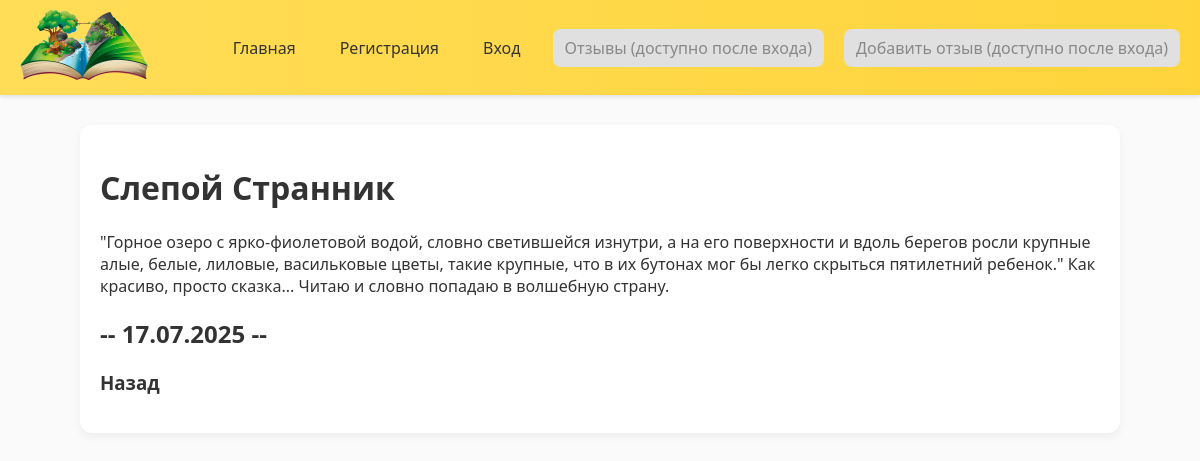
Page /blog/8/ on the committed database.
### blog/models.py (models this page shows, shortened)
class Blog(models.Model):
    title = models.CharField(max_length=200)
    description = models.TextField()
    created = models.DateTimeField(auto_now_add=True)
    date = models.DateField(auto_now_add=True)
    user = models.ForeignKey(User, on_delete=models.CASCADE)

### blog/views.py (the view)
# urls.py: path('<int:blog_id>/', views.detail, name="detail"),
def detail(request, blog_id):
    blog = get_object_or_404(Blog, pk=blog_id)
    return render(request, "blog/details.html", {'blog': blog})

### blog/templates/blog/details.html
{% extends 'personal/base.html' %}
{% load static %}
{% block content %}
<div class="detail">
  <h1>{{ blog.title }}</h1>
  <div>{{ blog.description }}</div>
   <h2>-- {{  blog.date|date:'d.m.Y' }} --</h2>
</div>
<h3><a href="{% url 'blogs' %}">Назад</a></h3>
{% endblock %}

### personal/static/css/style.css (style rules this page uses)
body { margin: 0; font-family: 'Segoe UI', Tahoma, Geneva, Verdana, sans-serif; background-color: #fafafa; color: #333; }
a { text-decoration: none; color: #333; transition: color 0.3s; }

### rows in the picture
Blog: title "Слепой Странник", description "\"Горное озеро с ярко-фиолетовой водой, словно светившейся изнутри, а на его поверхности и вдоль берегов росли крупные алые, белые, лиловые, васильковые цветы, такие крупные, что в их бутонах мог бы легко скрыться пятилетний ребенок.\" Как красиво, просто сказка... Читаю и словно попадаю в волшебную страну.", date "17.07.2025"
